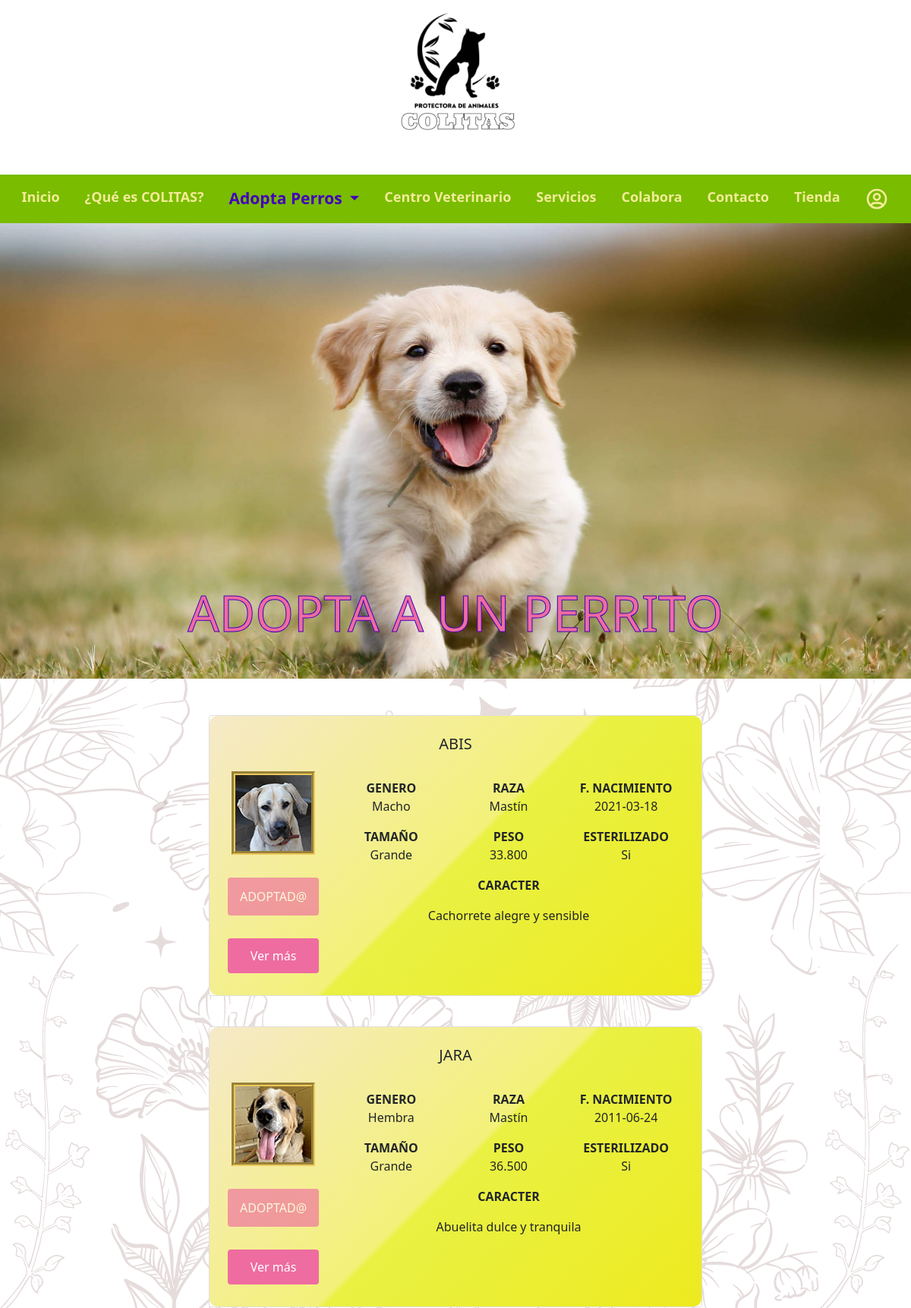
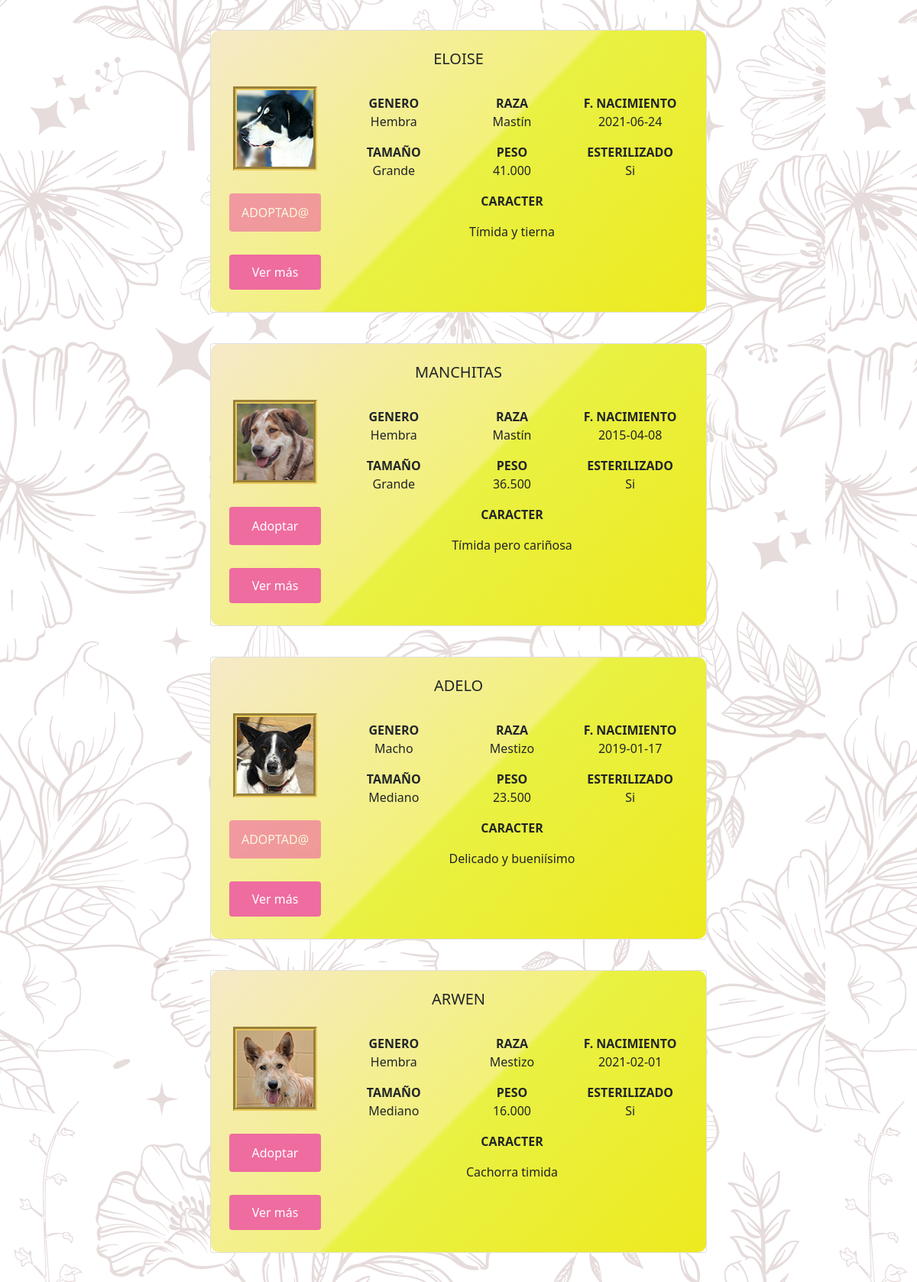
/adopcionPerros.php (upper part), run on the app's committed database (2 pictures, top to bottom).
### tables this page shows
CREATE TABLE `mascotas` (
  `id_mascota` int(4) NOT NULL,
  `nombre` varchar(30) NOT NULL,
  `foto_del` varchar(300) NOT NULL,
  `genero` varchar(10) NOT NULL,
  `id_raza` int(4) NOT NULL,
  `fechaNacimiento` date NOT NULL,
  `tamaño` varchar(15) NOT NULL,
  `peso` decimal(5,3) NOT NULL,
  `esterilizado` varchar(2) NOT NULL,
  `caracter` varchar(150) DEFAULT NULL,
  `id_adoptante` int(4) DEFAULT NULL,
  `foto_tras` varchar(300) DEFAULT NULL,
  `id_protectora` int(4) NOT NULL
);

CREATE TABLE `raza` (
  `id_raza` int(4) NOT NULL,
  `nombre` varchar(30) NOT NULL,
  `id_tipo` int(3) NOT NULL
);

### adopcionPerros.php (the view, shortened to what this page needs)
<!DOCTYPE html>
<html>
    <head>
        <link href="https://cdn.jsdelivr.net/npm/bootstrap@5.1.3/dist/css/bootstrap.min.css" rel="stylesheet">
        <link href="style.css" rel="stylesheet">
        <?php
            include 'BaseDatos/conexion.php';
        ?>
    </head>
    <body class="punteroPerro">
        <div class="logo">
            <a class="navbar-brand punteroPerro" href="index.php">
                <img src="img/logo.png" width="200" height="200">
            </a>
        </div>
        <nav class="navbar navbar-expand-lg navbar-dark" style="background-color: #79bc00;">
            <div class="collapse navbar-collapse punteroPerro" id="navbarNavDropdown">
                <div class="container-fluid">
                    <ul class="navbar-nav me-auto my-2 my-lg-0 nav-fill" style="--bs-scroll-height: 100px;">
                        <li class="nav-item">
                            <a class="nav-link" href="index.php">Inicio</a>
                        <li class="nav-item">
                            <a class="nav-link" href="QueEsColitas.php">¿Qué es COLITAS?</a>
                        </li>
                        <li class="nav-item dropdown">
                            <a class="nav-link dropdown-toggle active" href="centroAdopcion.php" id="navbarDropdown" role="button" data-bs-toggle="dropdown" aria-expanded="false">
                                Adopta Perros
                            </a>
                        </li>
                        <li class="nav-item">
                            <a class="nav-link" href="CentroVeterinario.php">Centro Veterinario</a>
                        </li>
                        <li class="nav-item">
                            <a class="nav-link" href="Servicios.php">Servicios</a>
                        </li>
                        <li class="nav-item">
                            <a class="nav-link" href="Colabora.php">Colabora</a>
                        </li>
                        <li class="nav-item">
                            <a class="nav-link" href="Contacto.php">Contacto</a>
                        </li>
                        <li class="nav-item">
                            <a class="nav-link" data-bs-toggle="modal" data-bs-target="#modalTienda">Tienda</a>
                        </li>
                        <li class="nav-item">
                            <?php
                            if (empty($_SESSION["usuario"])){
                            ?>
                            <a class="nav-link" href="Login/login.php">
                            </a>
                            <?php } ?>
                        </li>
                    </ul>
                </div>
            </div>
        </nav>
        <div id="carouselIndicators" class="carousel slide cabecera" data-bs-ride="carousel">
            <div class="carousel-inner">
                <div class="carousel-item active fondoc">
                    <img src="img/perroheader.jpg" class="d-block w-80 " alt="Donacion">
                    <div class="carousel-caption d-none d-md-block headerColitas">
                        <h2 class="serviciosHeader">Adopta a un perrito</h2>
                    </div>
                </div>
            </div>
        </div>
        <div class="container-fluid mt-5 mb-4 punteroPerro" >
            <div class="row">
                <?php
                    $sentencia = $bd -> query('SELECT mascotas.nombre nombre, id_mascota, foto_del, genero, raza.nombre raza, fechaNacimiento, tamaño, peso, esterilizado, caracter, foto_tras, id_adoptante FROM mascotas JOIN raza ON mascotas.id_raza = raza.id_raza WHERE raza.id_tipo = 2');
                    $mascotas = $sentencia -> fetchAll(PDO::FETCH_OBJ);
                    foreach ($mascotas as $dato){
                ?>
                <div class="col-xxl-6">
                    <div class="card tarjeta" id="<?php echo $dato->id_mascota?>">
                        <div  class="face front">
                            <h5 class="card-title"><?php echo $dato->nombre?></h5>
                            <div class="row card-body">
                                <div class="col-sm-3">
                                    <div class="row">
                                        <div class="col-md-12">
                                            <img src="<?php echo $dato->foto_del?>" class="img-fluid fotoDNI" alt="fotoPerro" width="110">
                                        </div>
                                    </div>
                                    <div class="row">
                                        <div class="col-md-12">
                                            <form action=
                                            <?php
                                                $usuarioSesion = $_SESSION["idusuario"];
                                                if(empty($usuarioSesion)){
                                                    echo "Login/login.php";
                                                }else{
                                                    echo "adoptar.php";
                                                }
                                            ?>
                                            method="post">
                                                <input type="submit" class="btn boton" value=
                                                <?php if(!empty($dato->id_adoptante)){
                                                        echo "ADOPTAD@";
                                                    }else{
                                                        echo "Adoptar";
                                                    }
                                                ?>
                                                <?php if(!empty($dato->id_adoptante)){ echo "disabled"; } ?>>
                                            </form>
                                        </div>
                                        <div class="col-md-12">
                                            <button  class="btn boton boton-voltear" data-bs-target="<?php echo $dato->id_mascota?>" type="button">Ver más</button>
                                        </div>
                                    </div>
                                </div>
                                <div class="col-sm-9 pading">
                                    <div class="row">
                                        <div class="col-sm-4"><b>GENERO</b></div>
                                        <div class="col-sm-4"><b>RAZA</b></div>
                                        <div class="col-sm-4"><b>F. NACIMIENTO</b></div>
                                    </div>
                                    <div class="row">
                                        <div class="col-sm-4"><?php echo $dato->genero?></div>
                                        <div class="col-sm-4"><?php echo $dato->raza?></div>
                                        <div class="col-sm-4"><?php echo $dato->fechaNacimiento?></div>
                                    </div>
                                    <div class="row">
                                        <div class="col-sm-4 mt-3"><b>TAMAÑO</b></div>
                                        <div class="col-sm-4 mt-3"><b>PESO</b></div>
                                        <div class="col-sm-4 mt-3"><b>ESTERILIZADO</b></div>
                                    </div>
                                    <div class="row">
                                        <div class="col-sm-4"><?php echo $dato->tamaño?></div>
                                        <div class="col-sm-4"><?php echo $dato->peso?></div>
                                        <div class="col-sm-4"><?php echo $dato->esterilizado?></div>
                                    </div>
                                    <p class="card-text center mt-3"><b>CARACTER</b></p>
                                    <p><?php echo $dato->caracter?></p>
                                </div>
                            </div>
                        </div>
                        <div class="face back">
                            <div class="row">
                                <div class="col-md-12">
                                    <img src="<?php echo $dato->foto_tras?>" class="img-fluid" alt="fotoPerroTras">
                                </div>
                            </div>
                        </div>
                    </div>
                </div>
                <?php
                }
                ?>
            </div>
        </div>
</body>
</html>

### style.css (style rules this page uses)
:root { --marron:#481705; --naranja: #e85d3f; --naranjaClaro: #e79035; --amarillo: #ecc95a; --amarilloClaro: #f4eb97; --azul:#4300bc; --verdePistacho: #79bc00; --rosa:#EE6CA0; }
body { overflow-x: hidden; background-image: url(img/fondo.png); user-select: none; }
h2 { -webkit-text-stroke: 2px var(--amarilloClaro); color:transparent; font-size: 65px; text-transform: uppercase; }
h5 { font-family:'Segoe UI', Tahoma, Geneva, Verdana, sans-serif; text-align: center; text-transform: uppercase; margin-top: 25px; margin-bottom: 30px; }
.logo { display: block; text-align: center; background-color: white; }
.navbar-dark .navbar-nav .nav-link { text-decoration: none; color: var(--amarilloClaro); font-size: 18px; font-weight:800; }
.navbar-dark .navbar-nav .nav-link.active { color: var(--azul); font-size: 21px; font-weight:800; }
.cabecera .carousel-item { width: 100%; height: 600px; }
.carousel-item img { width: 100%; height: 100%; }
.fondoc { background-color: black; }
img { display: block; margin: auto; }
.boton { background-color: var(--rosa); color:white; padding-left: 40px; padding-right: 40px; }
a { text-decoration: none; color: var(--verdePistacho); }
.headerColitas h2 { -webkit-text-stroke: 1px var(--azul); color:var(--rosa); text-align: center; }
.center { text-align: center; }
#departamentos, input { height: 50px; }
.fotoDNI { border: 5px var(--amarillo) groove; }
.card .boton { margin-top: 30px; width: 120px; padding: 10px 0; }
.tarjeta { transition: 1s ease; transform-style: preserve-3d; }
.card { position: relative; width: 650px; height: 370px; margin: auto; margin-bottom: 40px; text-align: center; }
.card .face { position: absolute; width: 100%; height: 100%; backface-visibility: hidden; border-radius: 10px; overflow: hidden; transition: .5s; background: linear-gradient(135deg, rgb(246, 233, 201) 0%,rgb(243, 241, 121) 50%,rgb(233, 241, 67) 51%,rgb(237, 234, 31) 100%); }
.pading { padding: 10px 30px 10px 10px; }
.front, .back { position: absolute; width: 100%; height: 100%; backface-visibility: hidden; }
.front { z-index: 2; transform: translatey(-500px); margin-top: 500px; }
.back { background: linear-gradient(135deg, rgb(246, 233, 201) 0%,rgb(243, 241, 121) 50%,rgb(233, 241, 67) 51%,rgb(237, 234, 31) 100%); z-index: 1; width: 100%; height: 100%; transform: rotateY(180deg); border-radius: 10px; }
.card .back img { height: 500px; width: 750px; }
body.punteroPerro { cursor: url("img/punteros/perro/p.norm.svg"), auto; }
.punteroPerro .card .back, footer.punteroPerro img:hover { cursor: url("img/punteros/perro/p.hover.png"),pointer; }
.punteroPerro .card .boton { cursor: url("img/punteros/perro/p.hover.png"),pointer; }

### data on the page
mascotas: nombre "ABIS", foto_del (picture), genero "Macho", raza.nombre "Mastín", fechaNacimiento "2021-03-18", tamaño "Grande", peso "33.800", esterilizado "Si", caracter "Cachorrete alegre y sensible", foto_tras (picture)
mascotas: nombre "JARA", foto_del (picture), genero "Hembra", raza.nombre "Mastín", fechaNacimiento "2011-06-24", tamaño "Grande", peso "36.500", esterilizado "Si", caracter "Abuelita dulce y tranquila", foto_tras (picture)
mascotas: nombre "ELOISE", foto_del (picture), genero "Hembra", raza.nombre "Mastín", fechaNacimiento "2021-06-24", tamaño "Grande", peso "41.000", esterilizado "Si", caracter "Tímida y tierna", foto_tras (picture)
mascotas: nombre "MANCHITAS", foto_del (picture), genero "Hembra", raza.nombre "Mastín", fechaNacimiento "2015-04-08", tamaño "Grande", peso "36.500", esterilizado "Si", caracter "Tímida pero cariñosa", foto_tras (picture)
mascotas: nombre "ADELO", foto_del (picture), genero "Macho", raza.nombre "Mestizo", fechaNacimiento "2019-01-17", tamaño "Mediano", peso "23.500", esterilizado "Si", caracter "Delicado y bueniísimo", foto_tras (picture)
mascotas: nombre "ARWEN", foto_del (picture), genero "Hembra", raza.nombre "Mestizo", fechaNacimiento "2021-02-01", tamaño "Mediano", peso "16.000", esterilizado "Si", caracter "Cachorra timida", foto_tras (picture)
